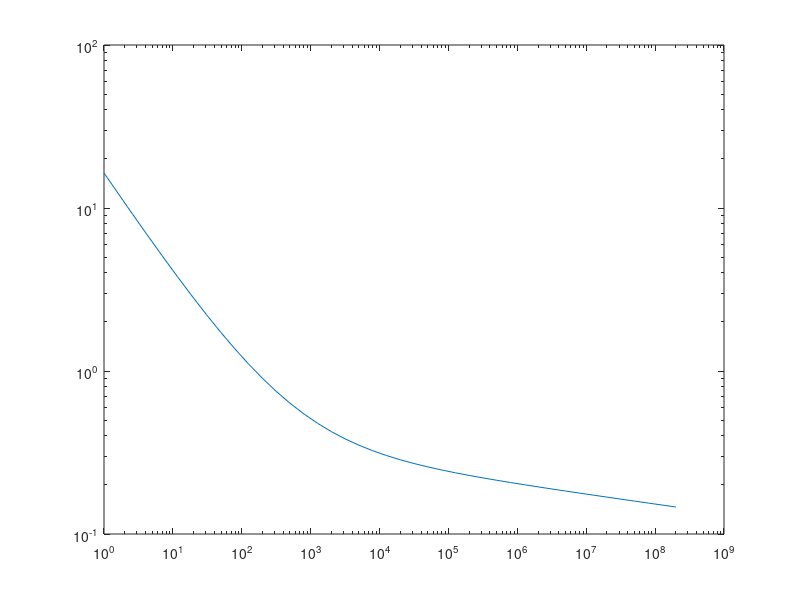

This figure's MATLAB source: (Note: this script raises an error after producing the figure.)
close all; clear all;

msize=10;fsize=14;
%%%%%%%%%%%%   Data Source  %%%%%%%%%%%%%%%%%%%%%%%
%(1) J.F. Stubbins, D.S. Gelles, Journal of Nuclear Materials
% Volumes 233–237, Part 1, 1 October 1996, Pages 331-335
% (2) Evaluation of fatigue properties of reduced activation ferritic/martensitic steel, 
% F82H for development of design criteria, Takanori Hirose a, Taichiro Kato a, 
% Hideo Sakasegawa b, Hiroyasu Tanigawa a, Takashi Nozawa
% Fusion Engineering and Design
% Volume 160, November 2020, 111823
%%%%%%%%%%%%%%%%%%%%%%%%%%%%%%%%%%%%%%%%%%%%%%%%%%%%%%%%%%%%%%%%%%%%%%%%%
E=@(T) 4.0761e11-3.5521e7*T-5.871e3*T.^2;
e_tot=@(T) 1e-2*(62.09-0.2306*T+0.0003032*T.^2-1.082e-7*T.^3);
sig_u=@(T) 1065-2.468*T+0.004087*T.^2-2.575e-6*T.^3;
C=@(T) 100*log(1+e_tot(T))
B=@(T) 2.5*(1+e_tot(T))*sig_u(T)*1e8/E(T)
b=-0.06;
c=-0.63;
del_eps_e=@(T,n) B(T).*(n).^b;
del_eps_p=@(T,n) C(T).*(n).^c;
del_eps_tot=@(T,n) del_eps_e(T,n)+del_eps_p(T,n);

epseT300=10.^[3.28713290805089	-0.604795020361770;
3.60130611256646	-0.663020267611838;
3.89665434759946	-0.673058233654257;
4.20106197309085	-0.661269928809467;
4.50597401898638	-0.715081497523296;
4.81051615658554	-0.720786492294138;
5.41070918146020	-0.775889377242569;
5.71114197416695	-0.847174068755864];

epspT300=10.^[3.28891519347885	-0.836581240268890;
3.60439989104519	-1.06536615877137;
3.90860574837493	-1.02733790450313;
3.90978272931792	-1.18040427613991;
4.20192957618598	-1.37410171133029;
4.51323767280602	-1.65971967676740;
4.81801520659378	-1.69603794586560;
5.42405950815648	-2.51209936409401;
5.71149170564716	-2.69265664775651];


epstT300=10.^[3.29946094272811	-0.408055930134411;
3.58632146376076	-0.514266690430473;
3.91362977560018	-0.480712645146971;
3.90965494281554	-0.563785641505056;
4.20978508327981	-0.595710408883180;
4.51004973585185	-0.645128475876934;
4.81034801645083	-0.698919867774598;
5.41986945599941	-0.767183081067084;
5.72481512992188	-0.825367974684821];


eps_H_T300=10.^[3.02874588718245	-1.99019112353408;
3.07488164368302	-1.81951873588233;
2.99084092292142	-1.81679989273153;
3.53212381256898	-2.08482666859200;
3.71657401008736	-2.21052881292998;
3.86847235258321	-2.07891865130527;
3.98710715501325	-2.15433251162935;
4.00421853887966	-2.20746341010593;
4.63613297164606	-2.28239868802409;
4.48002640454653	-2.39443235382092;
4.64368302167030	-2.39987416583293];


eps_H_T573=10.^[4.04247188103859	-2.20750291697480;
4.12194452390381	-2.21301532735083];




eps_H_T673=10.^[3.42704196878900	-1.98422534630182;
3.48462657163780	-1.97857724877002;
3.67777170381525	-2.11825729992883;
3.76636102028818	-2.10978309077594;
4.32184666797314	-2.29388054005549;
4.38385609522140	-2.28822831681330;
4.64820067455365	-2.39147834517756;
4.74124575825400	-2.38020277866595;
4.85567233608037	-2.43604014316215;
5.09021897207926	-2.43302424886285;
5.16958732581767	-2.45812507091065;
5.61213165141873	-2.45211803657442;
5.91308159623736	-2.44624302497086;
6.03703856507793	-2.44053304178313;
6.09892422101431	-2.44606974513424];



n=0:0.2:8;
N2=2*10.^n-1;
eps300=del_eps_tot(300,N2);
eps500=del_eps_tot(500,N2);
eps700=del_eps_tot(700,N2);
eps900=del_eps_tot(900,N2);



figure('Name', 'F82H Fatigue')
% p0=loglog (1,B(673)/2.5,'>');
% p0.MarkerSize=msize;
% p0.MarkerFaceColor=[0 0.5 0.5];
% hold on
% p00=loglog (1,C(673),'<');
% p00.MarkerSize=msize;
% p00.MarkerFaceColor=[0 0.5 0.5];
% p1=loglog (epseT300(:,1),epseT300(:,2),'o');
% p1.MarkerSize=msize;
% p1.MarkerFaceColor=[1 .5 .3];
% hold on
% p2=loglog(epspT300(:,1),epspT300(:,2),'square');
% p2.MarkerSize=msize;
% p2.MarkerFaceColor='r';
% hold on
% p3=loglog(epstT300(:,1),epstT300(:,2),'^');
% p3.MarkerSize=msize;
% p3.MarkerFaceColor='b';
% hold on
% p4=plot (eps_H_T673(:,1),0.5e2*eps_H_T673(:,2),'square');
% p4.LineWidth=2;
% p4.MarkerSize=msize;
% p4.MarkerFaceColor=[0 1 1];
% hold on
% p5=loglog (N2,del_eps_e,'--');
% p5.LineWidth=2;
% p5.Color=[1 .5 .3];
% hold on
% p6=loglog (N2,del_eps_p,'-..');
% p6.LineWidth=2;
% p6.Color='r';
% hold on
p7=loglog (N2,eps300);
p7.LineWidth=2;
p7.Color='k';
hold on
p8=loglog (N2,eps500);
p8.LineWidth=2;
p8.Color='b';
hold on
p9=loglog (N2,eps700);
p9.LineWidth=2;
p9.Color='r';
hold on
p10=loglog (N2,eps900);
p10.LineWidth=2;
p10.Color='g';
hold on
legend({'300K','500K','700K','900K','plastic','total fit-673K','elastic','plastic','total'},...
    'Location','southwest','NumColumns',3,'FontSize',msize)
xlabel('Cycles [2N]','FontName','Times New Roman','FontSize',fsize)
ylabel('Strain Amplitude [\Delta \epsilon/2], %','FontSize',fsize,'FontName', 'Times New Roman')
xlim([1 1e7])
ylim([5e-2 5e1])
title('Fatigue of F82H for 300<T<900 K')
ax = gca;
ax.FontSize = fsize; 
hold on

